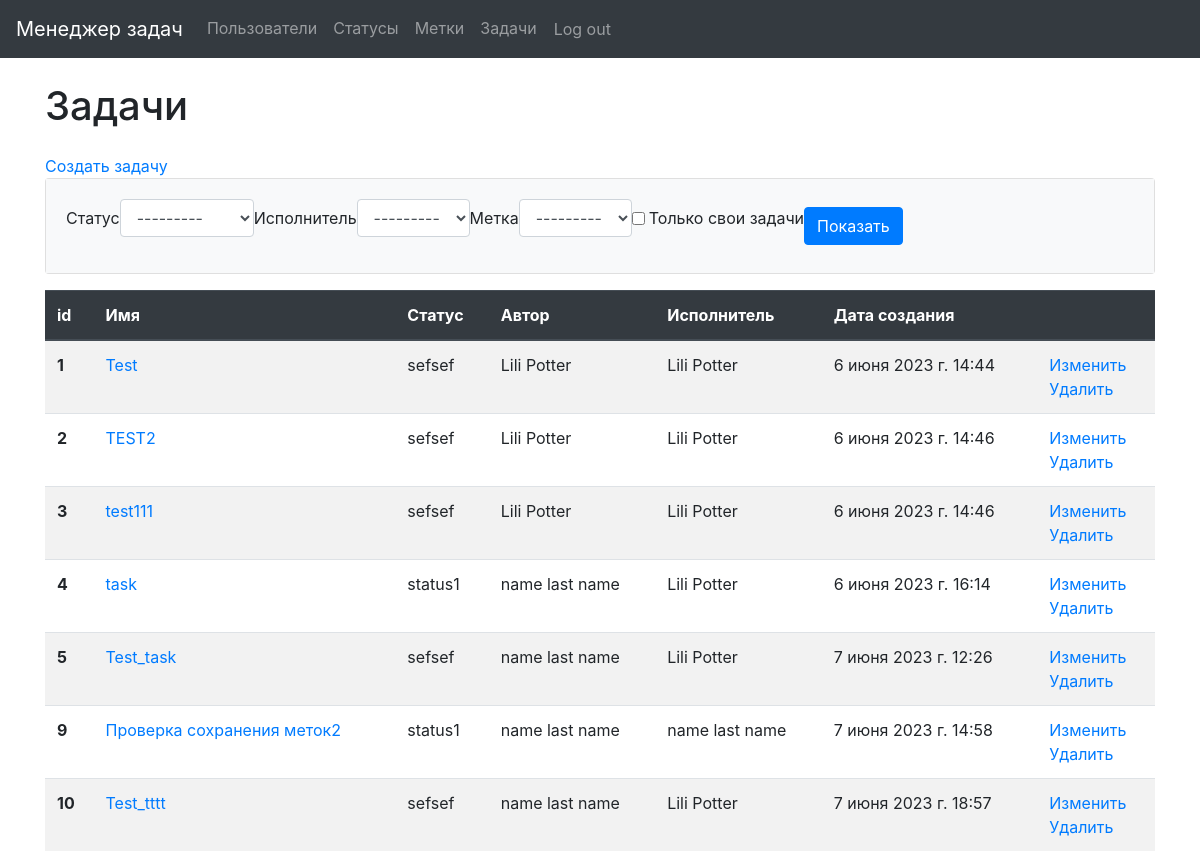
Before: /tasks/ (signed in) with the older database file.
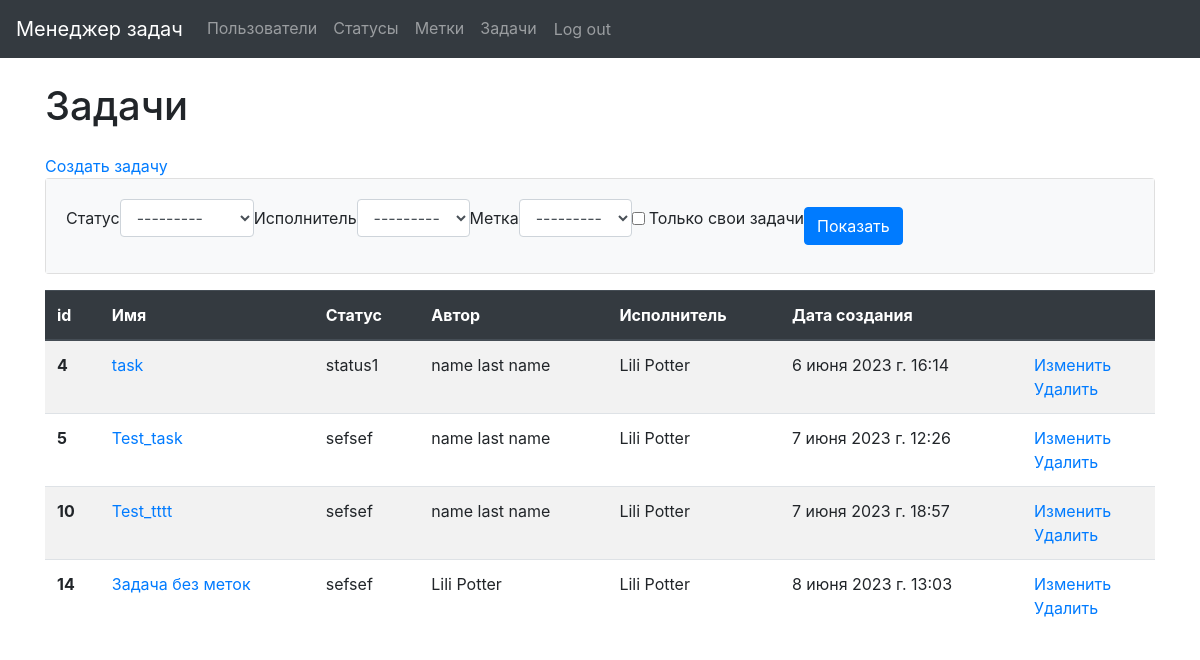
After: the same page with the newer database file.
### task_manager/tasks/models.py (models this page shows)
class Task(models.Model):
    author = models.ForeignKey(User, on_delete=models.PROTECT, related_name='task_author_user',
                               verbose_name=gettext('Author'))
    status = models.ForeignKey(Status, on_delete=models.PROTECT, verbose_name=gettext('Status'))
    executor = models.ForeignKey(User, on_delete=models.PROTECT, related_name='task_executor_user',
                                 verbose_name=gettext('Executor'), null=True, blank=True)
    labels = models.ManyToManyField(Label, verbose_name=gettext('Label'), null=True, blank=True)
    description = models.TextField(verbose_name=gettext('Description'))
    name = models.CharField(max_length=250, verbose_name=gettext('Name'))
    created_at = models.DateTimeField(auto_now_add=True, verbose_name=gettext('created_at'))

### task_manager/statuses/models.py (models this page shows)
class Status(models.Model):
    status_name = models.CharField(max_length=250, unique=True, verbose_name=gettext('Name'),
                                   error_messages={'unique': gettext("%(model_name)s with this name already exists.")})
    created_at = models.DateTimeField(auto_now_add=True)
    def __str__(self):
        return "%s" % self.status_name
    class Meta:
        verbose_name = gettext('Status')

### task_manager/tasks/views.py (the view)
# urls.py: path('', TasksListView.as_view(), name='tasks'),
class TasksListView(ListView):
    model = Task
    template_name = 'tasks/tasks.html'
    def get(self, request, *args, **kwargs):
        if not self.request.user.is_authenticated:
            messages.error(self.request, gettext('You are not authorized! Please sign in.'))
            return redirect('/login')
        return super().get(request, *args, **kwargs)
    def get_context_data(self, **kwargs):
        context = super().get_context_data(**kwargs)
        user_id = self.request.user.id
        context['filter'] = TaskFilter(user_id, self.request.GET, queryset=self.get_queryset())
        return context

### task_manager/labels/models.py (called while the page is built)
    def __str__(self):
        return "%s" % self.label_name

### task_manager/tasks/filters.py (called while the page is built)
    def get_own_tasks(self, queryset, name, value):
        if value:
            return queryset.filter(author=self.user_id)
        return queryset

### task_manager/templates/tasks/tasks.html (shortened to what this page needs)
{% extends 'navbar.html' %}
{% load bootstrap4 %}
{% load i18n %}
{% block content %}
    <div class="container wrapper flex-grow-1">
        <h1 class="my-4">{% trans 'Tasks' %}</h1>
        <a href="{% url 'create_task' %}">{% trans 'Create a task' %}</a>
        <div class="card mb-3">
            <div class="card-body bg-light">
                <form class="form-inline center" method="get">
                    {% bootstrap_form filter.form %}
                    <button class="btn btn-primary" type="submit">{% trans 'Show' %}</button>
                </form>
            </div>
        </div>
        <table class="table table-striped">
            <thead class="thead-dark">
            <tr>
                <th scope="col">id</th>
                <th scope="col">{% trans 'Name' %}</th>
                <th scope="col">{% trans 'Status' %}</th>
                <th scope="col">{% trans 'Author' %}</th>
                <th scope="col">{% trans 'Executor' %}</th>
                <th scope="col">{% trans 'Date of creation' %}</th>
                <th scope="col"> </th>
            </tr>
            </thead>
            <tbody>
            {% for task in filter.qs %}
                <tr>
                    <th scope="row">{{ task.id }}</th>
                    <td>
                        <a href="{% url 'task_card' id=task.id %}">{{ task.name }}</td>
                    <td>{{ task.status }}</td>
                    <td>{{ task.author.first_name }} {{ task.author.last_name }}</td>
                    <td>{{ task.executor.first_name }} {{ task.executor.last_name }}</td>
                    <td>{{ task.created_at }}</td>
                    <td>
                        <a href="{% url 'update_task' id=task.id %}">{% trans 'Update' %}</a>
                        <br>
                        <a href="{% url 'delete_task' id=task.id %}">{% trans 'Delete' %}</a>
                    </td>
                </tr>
            {% endfor %}
            </tbody>
        </table>
    </div>
{% endblock %}

### task_manager/templates/navbar.html (shortened to what this page needs)
<!doctype html>
{% load bootstrap4 %}
{% bootstrap_css %}
{% load i18n %}
{% load static %}
<html lang="ru">
  <head>
  </head>
  <body>
    <nav class="navbar navbar-expand-md navbar-dark bg-dark mb-4">
  <a class="navbar-brand " href="/">{% trans 'Task manager' %}</a>
  <div class="collapse navbar-collapse" id="navbarsExample01">
    <ul class="navbar-nav mr-auto">
      <li class="nav-item">
        <a class="nav-link" href="/users">{% trans 'Users' %}</a>
      </li>
      {% if request.user.is_authenticated %}
        <li class="nav-item">
        <a class="nav-link" href="/statuses">{% trans 'Statuses' %}</a>
        </li>
        <li class="nav-item">
        <a class="nav-link" href="/labels">{% trans 'Labels' %}</a>
        </li>
        <li class="nav-item">
        <a class="nav-link" href="/tasks">{% trans 'Tasks' %}</a>
        </li>
        <form action="{% url 'logout' %}" method="post">
        <li class="nav-item">
          <input class="btn nav-link" type="submit" value="{% trans 'Log out' %}">
        </li>
        </form>
      {% endif %}
    </ul>
  </div>
</nav>
  </body>
    {% block content %}
    {% endblock %}
</html>

Changed rows visible on the page:
removed Task: id "1", name "Test", status "sefsef", author.first_name "Lili", author.last_name "Potter", executor.first_name "Lili", executor.last_name "Potter", created_at "6 июня 2023 г. 14:44"
removed Task: id "2", name "TEST2", status "sefsef", author.first_name "Lili", author.last_name "Potter", executor.first_name "Lili", executor.last_name "Potter", created_at "6 июня 2023 г. 14:46"
removed Task: id "3", name "test111", status "sefsef", author.first_name "Lili", author.last_name "Potter", executor.first_name "Lili", executor.last_name "Potter", created_at "6 июня 2023 г. 14:46"
removed Task: id "9", name "Проверка сохранения меток2", status "status1", author.first_name "name", author.last_name "last name", executor.first_name "name", executor.last_name "last name", created_at "7 июня 2023 г. 14:58"
added Task: id "14", name "Задача без меток", status "sefsef", author.first_name "Lili", author.last_name "Potter", executor.first_name "Lili", executor.last_name "Potter", created_at "8 июня 2023 г. 13:03"
